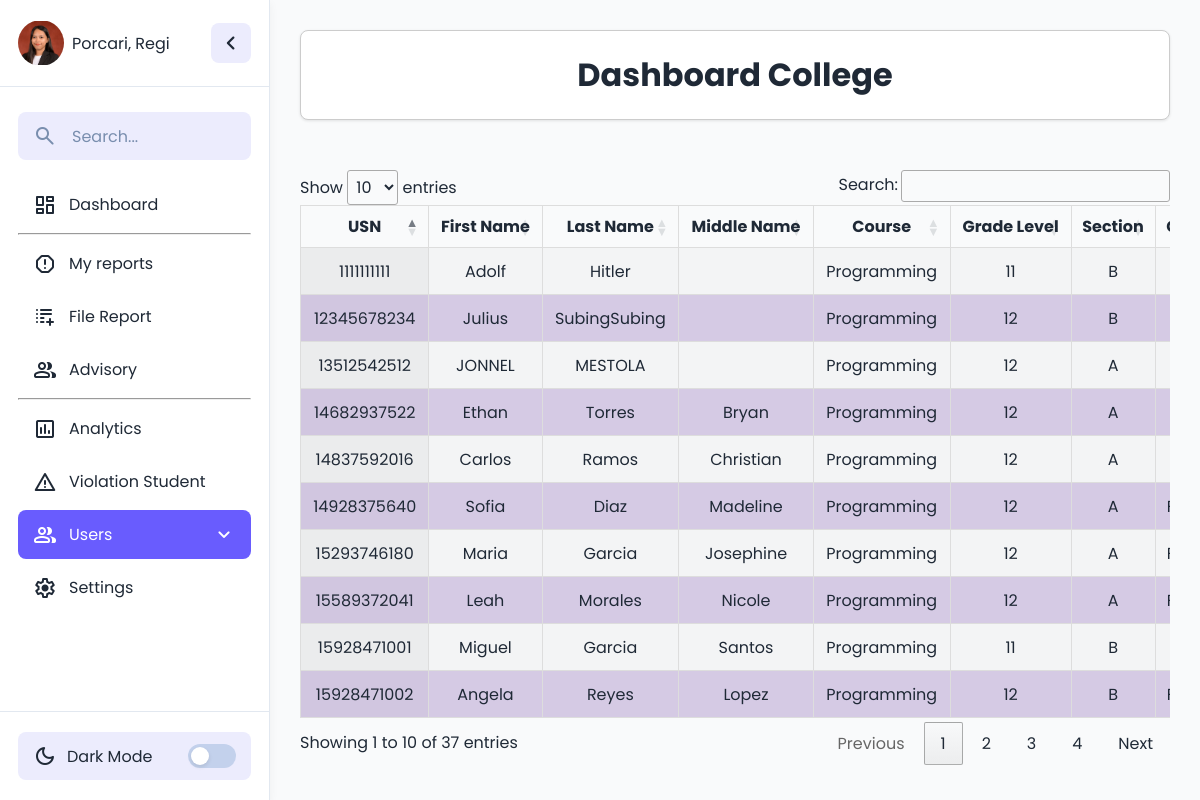
Page /guidance/guidance_seniorhigh.php (signed in) on the committed database.
### tables this page shows
CREATE TABLE `shs_tbl` (
  `id` int(11) NOT NULL,
  `usn` bigint(113) NOT NULL,
  `lname` varchar(33) NOT NULL,
  `fname` varchar(33) NOT NULL,
  `mname` varchar(32) NOT NULL,
  `idstrandcourse` int(11) DEFAULT NULL,
  `glevel` varchar(33) DEFAULT NULL,
  `section` varchar(12) NOT NULL,
  `genid` int(11) DEFAULT NULL,
  `birthdate` date NOT NULL,
  `address` varchar(333) NOT NULL,
  `iddepartment` int(11) DEFAULT NULL,
  `vio_record` int(11) NOT NULL,
  `Archive` int(11) NOT NULL
);

CREATE TABLE `strandcourse_tbl` (
  `idstrandcourse` int(11) NOT NULL,
  `strandcourse` varchar(33) NOT NULL,
  `max_section` int(11) NOT NULL,
  `shs_college` int(11) NOT NULL
);

### guidance/guidance_seniorhigh.php (the view, shortened to what this page needs)
<?php
include("../config/db_connect.php");
$name = $_SESSION['user_name'];
$profile = $_SESSION['profile'];
$current_user_id = $_SESSION['user_id'];
mysqli_query($conn, "UPDATE users SET last_activity = CURRENT_TIMESTAMP WHERE id = $current_user_id");
$sql = "
SELECT
    shs_tbl.usn,
    shs_tbl.id,
    shs_tbl.lname,
    shs_tbl.fname,
    shs_tbl.mname,
    shs_tbl.section,
    shs_tbl.idstrandcourse,
    strandcourse_tbl.strandcourse,
    gender_tbl.gender,
    shs_tbl.birthdate,
    shs_tbl.address,
    shs_tbl.glevel,
    shsdep_tbl.department,
    shs_tbl.vio_record
FROM shs_tbl
JOIN strandcourse_tbl ON shs_tbl.idstrandcourse = strandcourse_tbl.idstrandcourse
JOIN gender_tbl ON shs_tbl.genid = gender_tbl.genid
JOIN shsdep_tbl ON shs_tbl.iddepartment = shsdep_tbl.iddepartment
";
$result = mysqli_query($conn, $sql);
?>
<!DOCTYPE html>
<html lang="en">
<head>
    <link rel="stylesheet" href="../assets/style.css">
</head>
<link rel="stylesheet" href="https://cdn.datatables.net/1.13.6/css/jquery.dataTables.min.css">
<body style="">
    <div class="container">
        <aside class="sidebar collapsed">
            <div class="sidebar-header">
                <div style="display: flex; align-items: center; gap: 8px;">
          <img src="<?php echo $profile; ?>" style="width:46px;  height: 46px;
  display: block;
  object-fit: contain;
  border-radius: 50%; transition: opacity 0.4s ease;" id="profilePic" alt="Profile" />
          <span id="userName" style="color:var(--color-text-primary)"><?php echo htmlspecialchars($name); ?></span>
        </div>
                <button class="sidebar-toggle">
                    <span class="material-symbols-rounded">chevron_left</span>
                </button>
            </div>
            <div class="sidebar-content">
                <form action="#" class="search-form">
                    <span class="material-symbols-rounded">search</span>
                    <input type="search" placeholder="Search..." required />
                </form>
                <ul class="menu-list">
                    <li class="menu-item">
                        <a href="guidance_dashboard.php" class="menu-link">
                            <span class="material-symbols-rounded">dashboard</span>
                            <span class="menu-label">Dashboard</span>
                        </a>
                    </li>
                     <hr>
          <li class="menu-item">
            <a href="guidance_myreport.php" class="menu-link ">
              <span class="material-symbols-rounded">report</span>
              <span class="menu-label">My reports</span>
            </a>
          </li>
          <li class="menu-item">
            <a href="report_violation.php" class="menu-link">
              <span class="material-symbols-rounded">forms_add_on</span>
              <span class="menu-label">File Report</span>
            </a>
          </li>
          <li class="menu-item">
            <a href="guidance_advisorydashboard.php" class="menu-link">
              <span class="material-symbols-rounded">group</span>
              <span class="menu-label">Advisory</span>
            </a>
          </li>
          <hr>
                    <li class="menu-item">
                        <a href="guidance_summary.php" class="menu-link">
                            <span class="material-symbols-rounded">insert_chart</span>
                            <span class="menu-label">Analytics</span>
                        </a>
                    </li>
                     <li class="menu-item">
            <a href="guidance_violation.php" class="menu-link ">
              <span class="material-symbols-rounded">warning</span>
              <span class="menu-label">Violation Student</span>
            </a>
          </li>
                    <li class="menu-item has-dropdown ">
                        <a href="#" class="menu-link dropdown-toggle active">
                            <span class="material-symbols-rounded">group</span>
                            <span class="menu-label">Users</span>
                            <span class="material-symbols-rounded arrow">expand_more</span>
                        </a>
                    </li>
                    <li class="menu-item">
                        <a href="#" class="menu-link">
                            <span class="material-symbols-rounded">settings</span>
                            <span class="menu-label">Settings</span>
                        </a>
                    </li>
                </ul>
            </div>
            <div class="sidebar-footer">
                <button class="theme-toggle">
                    <div class="theme-label">
                        <span class="theme-icon material-symbols-rounded">dark_mode</span>
                        <span class="theme-text">Dark Mode</span>
                    </div>
                    <div class="theme-toggle-track">
                        <div class="theme-toggle-indicator"></div>
                    </div>
                </button>
            </div>
        </aside>
        <div class="main-content" style="
  overflow: hidden auto;
  scrollbar-width: thin;">
            <h1 class="card">Dashboard College</h1>
            <br>
            <br>
            <div id="tableContainer" style="overflow-x: auto;overflow-y: hidden;
    -webkit-overflow-scrolling: touch;  width: 100%;
    border-collapse: collapse;
    white-space: nowrap; /* prevent wrapping */">
    <table id="shsTable" class="display" style=" ">
                <thead>
                    <tr>
                        <th>USN</th>
                        <th>First Name</th>
                        <th>Last Name</th>
                        <th>Middle Name</th>
                        <th>Course</th>
                        <th>Grade Level</th>
                        <th>Section</th>
                        <th>Gender</th>
                    </tr>
                </thead>
                <tbody>
                    <?php
                    if (mysqli_num_rows($result) > 0) {
                        while ($row = mysqli_fetch_assoc($result)) {
                            echo "
                <tr>
                <td style='display:none'>{$row['id']}</td>
                    <td>{$row['usn']}</td>
                    <td>{$row['fname']}</td>
                    <td>{$row['lname']}</td>
                    <td>{$row['mname']}</td>
                    <td>{$row['strandcourse']}</td>
                    <td>{$row['glevel']}</td>
                    <td>{$row['section']}</td>
                    <td>{$row['gender']}</td>
                    <td>{$row['birthdate']}</td>
                    <td>{$row['address']}</td>
                    <td style='display:none'>{$row['department']}</td>
                    <td>{$row['vio_record']}</td>
                     <th>
        <button  class='viewBtn' data-id='{$row['id']}'>view</button>
        </td>
                </tr>";
                        }
                    } else {
                        echo "<tr><td colspan='10' style='text-align:center;'>No data found</td></tr>";
                    }
                    ?>
                </tbody>
            </table>
        </div>
        </div>
    </div>
</body>
</html>

### assets/style.css (style rules this page uses)
* { margin: 0; padding: 0; box-sizing: border-box; font-family: "Poppins", sans-serif; }
.card { border: 1px solid #ccc; border-radius: 8px; padding: 20px; background-color: #f9f9f9; text-align: center; box-shadow: 0 2px 5px rgba(0, 0, 0, 0.1); }
.arrow { margin-left: auto; transition: transform 0.3s ease; }
:root { --color-bg-form: #ECECFD; --color-bg-form-input: #A6B7D2; --color-btn:rgb(0, 0, 0); --color-text-primary: #1F2936; --color-text-placeholder: #798EAE; --color-bg-primary: #f9fafb; --color-bg-secondary: #ECECFD; --color-bg-sidebar: #FFFFFF; --color-border-hr: #E2E8F0; --color-hover-primary: #695CFE; --color-hover-secondary: #e2e2fb; --color-shadow: rgba(0, 0, 0, 0.05); }
body { min-height: 100vh; background: var(--color-bg-primary); }
.sidebar { position: sticky; top: 0; width: 270px; height: 100vh; display: flex; flex-shrink: 0; flex-direction: column; background: var(--color-bg-sidebar); border-right: 1px solid var(--color-border-hr); box-shadow: 0 3px 9px var(--color-shadow); transition: width 0.4s ease; }
.sidebar .sidebar-header { padding: 20px 18px; display: flex; position: relative; align-items: center; justify-content: space-between; border-bottom: 1px solid var(--color-border-hr); }
.site-nav .sidebar-toggle, .sidebar-header .sidebar-toggle { height: 40px; width: 40px; border: none; cursor: pointer; display: flex; position: absolute; right: 18px; align-items: center; justify-content: center; border-radius: 8px; color: var(--color-text-primary); background: var(--color-bg-secondary); transition: 0.4s ease; }
.sidebar-header .sidebar-toggle span { font-size: 1.75rem; transition: transform 0.4s ease; }
.sidebar .sidebar-content { flex: 1; padding: 20px 18px; overflow: hidden auto; scrollbar-width: thin; scrollbar-color: var(--color-text-placeholder) transparent; }
.sidebar-content .search-form { border-radius: 8px; min-height: 48px; margin: 5px 0 20px; align-items: center; display: flex; padding: 0 15px; white-space: nowrap; background: var(--color-bg-secondary); transition: 0.4s ease; }
.sidebar-content .search-form span { color: var(--color-text-placeholder); }
.search-form input { background: none; outline: none; border: none; width: 100%; margin-left: 15px; font-size: 1rem; color: var(--color-text-primary); }
.search-form input::placeholder { color: var(--color-text-placeholder); }
.sidebar-content .menu-list { display: flex; gap: 4px; list-style: none; flex-direction: column; }
.menu-list .menu-link { display: flex; gap: 12px; white-space: nowrap; border-radius: 8px; padding: 12px 15px; align-items: center; text-decoration: none; color: var(--color-text-primary); transition: 0.3s ease; }
.menu-link .menu-label { transition: opacity 0.3s ease; }
.sidebar .sidebar-footer { padding: 20px 18px; white-space: nowrap; border-top: 1px solid var(--color-border-hr); }
.sidebar-footer .theme-toggle { width: 100%; min-height: 48px; border-radius: 8px; display: flex; align-items: center; cursor: pointer; border: none; padding: 0 15px; white-space: nowrap; color: var(--color-text-primary); background: var(--color-bg-secondary); transition: 0.3s ease; }
.theme-toggle .theme-label { display: flex; gap: 10px; align-items: center; }
.theme-toggle .theme-label .theme-text { font-size: 1rem; transition: opacity 0.4s 0.2s ease; }
.theme-toggle .theme-toggle-track { height: 24px; width: 48px; border-radius: 999px; margin-left: auto; background: #c3d1ec; position: relative; transition: opacity 0.4s 0.2s ease, background-color 0.3s ease; }
.theme-toggle-track .theme-toggle-indicator { position: absolute; top: 3px; left: 3px; width: 18px; height: 18px; border-radius: 50%; background-color: #fff; box-shadow: 0 2px 4px rgba(0, 0, 0, 0.1); transition: transform 0.3s ease; }
.container { display: flex; }
.container .main-content { flex: 1; padding: 30px; color: var(--color-text-primary); }
.main-content .card { border-radius: 8px; padding: 20px; background-color: var(--color-bg-sidebar); box-shadow: 0 1px 3px rgba(0, 0, 0, 0.1); }

### rows in the picture
shs_tbl: usn "14837592016", fname "Carlos", lname "Ramos", mname "Christian", idstrandcourse.strandcourse "Programming", glevel "12", section "A"
shs_tbl: usn "15293746180", fname "Maria", lname "Garcia", mname "Josephine", idstrandcourse.strandcourse "Programming", glevel "12", section "A"
shs_tbl: usn "15589372041", fname "Leah", lname "Morales", mname "Nicole", idstrandcourse.strandcourse "Programming", glevel "12", section "A"
shs_tbl: usn "14682937522", fname "Ethan", lname "Torres", mname "Bryan", idstrandcourse.strandcourse "Programming", glevel "12", section "A"
shs_tbl: usn "14928375640", fname "Sofia", lname "Diaz", mname "Madeline", idstrandcourse.strandcourse "Programming", glevel "12", section "A"
shs_tbl: usn "13512542512", fname "JONNEL", lname "MESTOLA", idstrandcourse.strandcourse "Programming", glevel "12", section "A"
shs_tbl: usn "1111111111", fname "Adolf", lname "Hitler", idstrandcourse.strandcourse "Programming", glevel "11", section "B"
shs_tbl: usn "15928471001", fname "Miguel", lname "Garcia", mname "Santos", idstrandcourse.strandcourse "Programming", glevel "11", section "B"
shs_tbl: usn "15928471002", fname "Angela", lname "Reyes", mname "Lopez", idstrandcourse.strandcourse "Programming", glevel "12", section "B"
shs_tbl: usn "12345678234", fname "Julius", lname "SubingSubing", idstrandcourse.strandcourse "Programming", glevel "12", section "B"

### other values in the picture
$name "Porcari, Regi"
